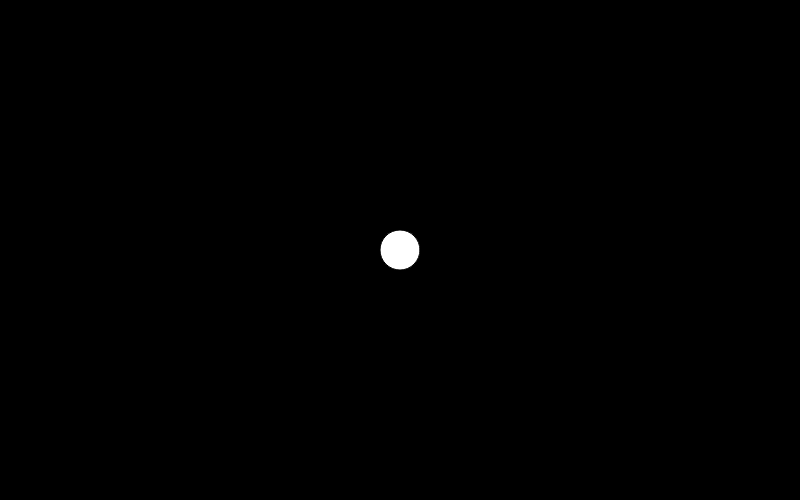
Frame 1 (no input)
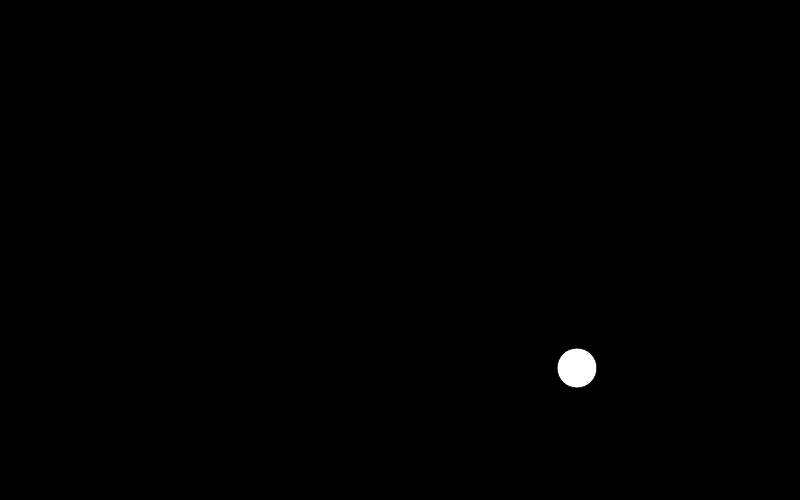
Frame 60 (no input)
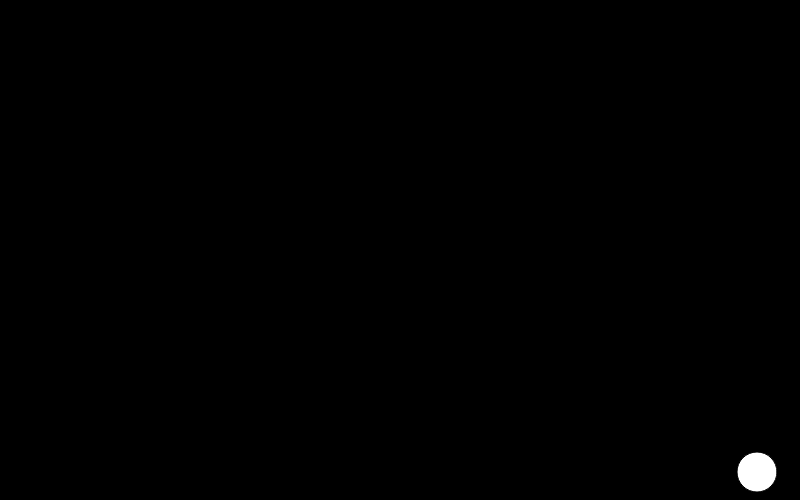
Frame 120 (the mouse pressed at the canvas centre since frame 60)

The p5.js sketch that drew these frames (run headless with seeded random() and noise() and a simulated clock; from frame 60 on, the mouse is pressed at the canvas centre):

// p5.js sketch
// ── sketch.js
let x, dx;
let y, dy;
let r;

function setup() {
  createCanvas(800, 500);

  x = width / 2;
  dx = 3;

  y = height / 2;
  dy = 2;

  r = 20;
}

function draw() {
  background(0);

  ellipse(x, y, 2 * r, 2 * r);

  x += dx;
  y += dy;

  if (x >= width - r || x <= r) dx = -dx;
  if (y >= height - r || y <= r) dy = -dy;
}
